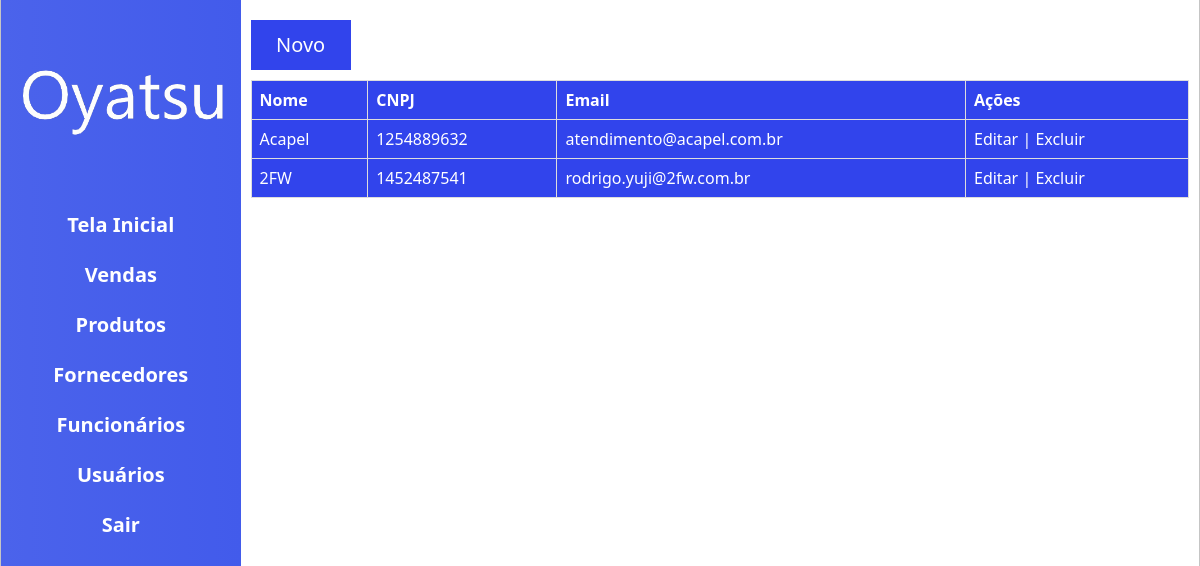
Page /menu-supplier.php (signed in) on the committed database.
### tables this page shows
CREATE TABLE IF NOT EXISTS `supplier` (
  `id` int(11) UNSIGNED NOT NULL AUTO_INCREMENT,
  `name` varchar(50) NOT NULL,
  `cnpj` int(20) NOT NULL,
  `email` varchar(50) NOT NULL,
  PRIMARY KEY (`id`)
);

### menu-supplier.php (the view, shortened to what this page needs)
<html>
    <head>
        <link rel="stylesheet" tyle="text/css" href="Assets/style.css">
    </head>
    <body>
        <div class="container">
            <div class="content-area">
                <div class="left-panel">
                    <div class="Logo">
                        <img class="logo_img_2" src="Assets/oyatsu.png">
                    </div>
                    <?php
                        include 'navigation.php';
                    ?>
                </div>
                <div class="right-panel">
                    <a href="new-supplier.php"><div class="new-user-button">Novo</div></a>
                    <table class="users-table">
                        <tr>
                            <th>Nome</th>
                            <th>CNPJ</th>
                            <th>Email</th>
                            <th>Ações</th>
                        </tr>
                        <?php
                            $con = mysqli_connect('localhost','root');
                            mysqli_select_db($con, 'oyatsu');
                            $sql = "SELECT id, name, cnpj, email FROM supplier";
                            $result = $con->query($sql);
                            if ($result->num_rows > 0) {
                                while($row = $result->fetch_assoc()) {
                                    echo "<tr>
                                    <td>" . $row["name"]. "</td>
                                    <td>" . $row["cnpj"]. "</td>
                                    <td>" . $row["email"]. "</td>
                                    <td><a href='functions.php?edit_supplier=" . $row["id"] . "'>Editar</a> |
                                    <a href='functions.php?delete_supplier=" . $row["id"] . "'>Excluir</a>
                                    </tr>";
                                }
                            }
                        ?>
                    </table>
                </div>
            </div>
        </div>
    </body>
</html>

### Assets/style.css (style rules this page uses)
html, body { height: 100%; }
body { margin: 0; display: flex; justify-content: center; align-items: center; font-family: 'Segoe UI', Tahoma, Geneva, Verdana, sans-serif; }
.container { display: flex; flex-direction: column; width: 100%; height: 100%; border: 1px solid rgb(197, 197, 197); }
.logo_img_2 { width: 250px; height: auto; }
.content-area { display: flex; height: 100%; }
.left-panel { width: 20%; height: 100%; background-image:linear-gradient(to right,rgb(75, 99, 235), rgb(66, 91, 235)); }
.right-panel { width: 100%; padding: 10px; }
.users-table { border-collapse: collapse; color: #FFF; width: 100%; background-color: rgb(49, 68, 236); }
.users-table td, th { border: 1px solid #dddddd; text-align: left; padding: 8px; }
.new-user-button { width: 100px; height: 50px; line-height: 50px; background-color: rgb(49, 68, 236); margin-top: 10px; font-size: 20px; text-align: center; margin-bottom: 10px; }
.right-panel a { text-decoration: none; color: #FFF; }
.logo { display: flex; justify-content: center; align-items: center; height: 200px; }

### rows in the picture
supplier: name "Acapel", cnpj "1254889632", email "atendimento@acapel.com.br"
supplier: name "2FW", cnpj "1452487541", email "rodrigo.yuji@2fw.com.br"
